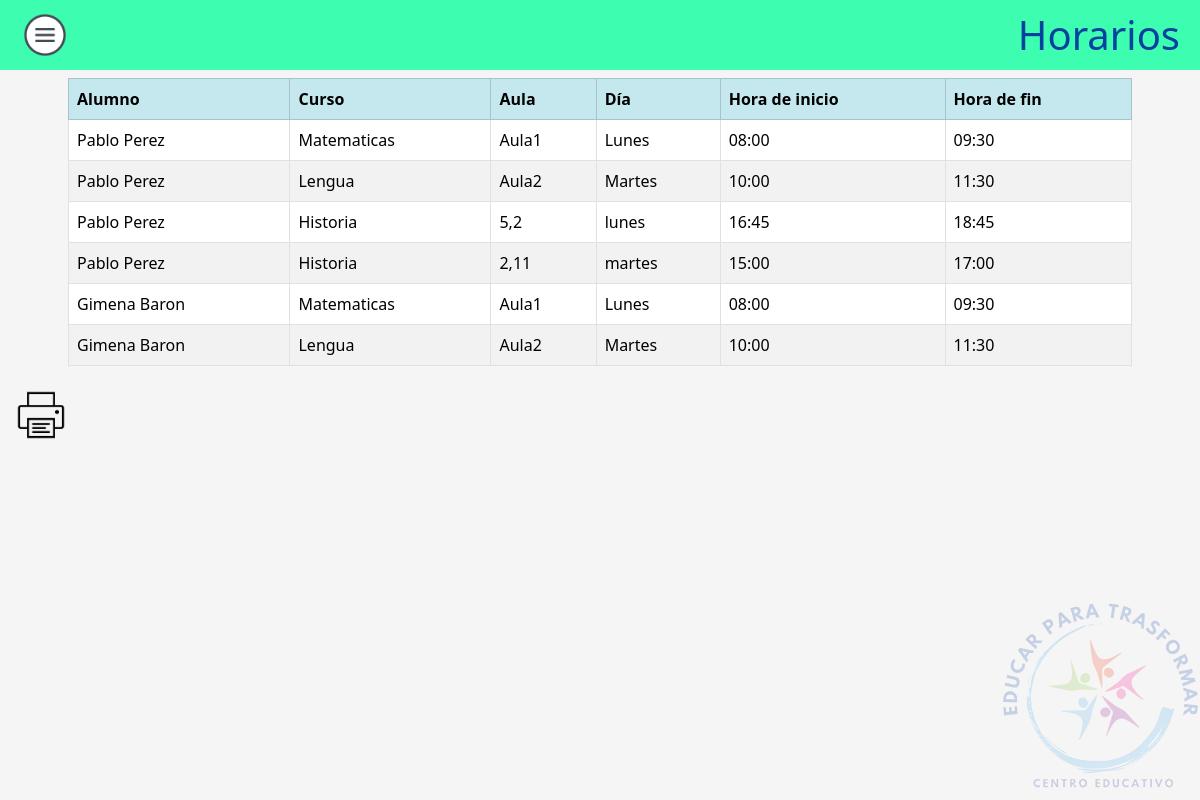
/Padre/horarioHijo.php (signed in), run on the app's committed database.
### tables this page shows
CREATE TABLE `alumno` (
  `id` int(11) NOT NULL,
  `correo` varchar(50) DEFAULT NULL,
  `password` varchar(50) DEFAULT NULL,
  `idPadre` int(11) DEFAULT NULL,
  `legajo` int(30) NOT NULL,
  `nombre` varchar(50) NOT NULL
);

CREATE TABLE `horario` (
  `id` int(11) NOT NULL,
  `dia` varchar(50) DEFAULT NULL,
  `horaInicio` time DEFAULT NULL,
  `horaFin` time DEFAULT NULL,
  `Aula` varchar(50) DEFAULT NULL
);

CREATE TABLE `curso` (
  `id` int(11) NOT NULL,
  `nombre` varchar(50) NOT NULL
);

### Padre/horarioHijo.php (the view, shortened to what this page needs)
<!DOCTYPE html>
<html>
<head>
    <link href="https://cdn.jsdelivr.net/npm/bootstrap@5.3.2/dist/css/bootstrap.min.css" rel="stylesheet">
    <link rel="stylesheet" href="../Css/styles.css">
</head>
<body>
    <header class="header no-print">
        <a type="button" data-bs-toggle="offcanvas" data-bs-target="#offcanvasExample" aria-controls="offcanvasExample">
            <img src="../Css/hamburguesa.png" width="50px">
        </a>
        <h1 style="text-align: center; color: #05429f">Horarios</h1>
    </header>
    <div class="mx-auto p-2" style="width: 90vw">
        <?php
        $conn = conectar();
        if (isset($_SESSION['user_id'])) {
         $idPadre = $_SESSION['user_id'];
        $sqlAlumnos = "SELECT id, nombre FROM alumno WHERE idPadre = $idPadre";
        $resultAlumnos = $conn->query($sqlAlumnos);
        } else {
        header('Location: padre.php');
        exit();
        }
        if ($resultAlumnos->num_rows > 0) {
            echo "
        <table class=\"table table-striped table-bordered\">
            <tr class='table-info'>
                <th>Alumno</th>
                <th>Curso</th>
                <th>Aula</th>
                <th>Día</th>
                <th>Hora de inicio</th>
                <th>Hora de fin</th>
            </tr>
            ";
            while ($rowAlumno = $resultAlumnos->fetch_assoc()) {
                $idAlumno = $rowAlumno['id'];
                $nombreAlumno = $rowAlumno['nombre'];
                $sqlHorarios = "SELECT h.id, h.dia, h.horaInicio, h.horaFin, h.Aula, c.nombre AS nombre_curso
                        FROM horario h
                        INNER JOIN cursohorario ch ON h.id = ch.idHorario
                        INNER JOIN curso c ON ch.idCurso = c.id
                        INNER JOIN alumnocurso ac ON c.id = ac.idCurso
                        WHERE ac.idAlumno = $idAlumno";
                $resultHorarios = $conn->query($sqlHorarios);
                while ($rowHorario = $resultHorarios->fetch_assoc()) {
                    $nombreCurso = $rowHorario["nombre_curso"];
                    $aula = $rowHorario["Aula"];
                    $dia = $rowHorario["dia"];
                    $horaInicio = $rowHorario["horaInicio"];
                    $horaFin = $rowHorario["horaFin"];
                    $horaInicioSinSegundos = substr($horaInicio, 0, 5);
                    $horaFinSinSegundos = substr($horaFin, 0, 5);
                    echo "
                <tr>
                    <td>$nombreAlumno</td>
                    <td>$nombreCurso</td>
                    <td>$aula</td>
                    <td>$dia</td>
                    <td>$horaInicioSinSegundos</td>
                    <td>$horaFinSinSegundos</td>
                </tr>
            ";
                }
            }
            echo "</table>";
        } else {
            echo "No se encontraron alumnos vinculados al padre.";
        }
        ?>
    </div>
    <a class="no-print ms-3" type='button' onclick='imprimirTabla()'><img src='../Css/print.png' width='50px'></a>
    <div id="footer">
        <img src="../Css/Logotipo200x200.png">
    </div>
</body>
</html>

### Css/styles.css (style rules this page uses)
body { background-color: #f5f5f5; }
.header { background-color: #3dfdb0; color: #fff; padding: 10px 20px; display: flex; justify-content: space-between; align-items: center; }
.header h1 { text-align: center; margin: 0; }
#footer { position: fixed; right: 0; bottom: 0; margin: 0; padding: 0; }
#footer img { width: 200px; opacity: 0.2; }

### data on the page
alumno: nombre "Pablo Perez"
horario: curso.nombre "Matematicas", Aula "Aula1", dia "Lunes", horaInicio "08:00", horaFin "09:30"
horario: curso.nombre "Lengua", Aula "Aula2", dia "Martes", horaInicio "10:00", horaFin "11:30"
horario: curso.nombre "Historia", Aula "5,2", dia "lunes", horaInicio "16:45", horaFin "18:45"
horario: curso.nombre "Historia", Aula "2,11", dia "martes", horaInicio "15:00", horaFin "17:00"
alumno: nombre "Gimena Baron"
